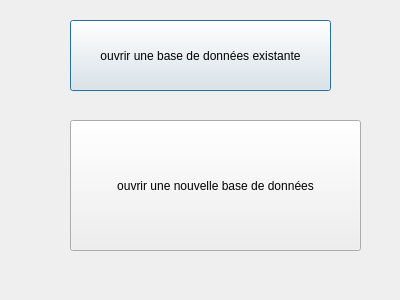
<?xml version="1.0" encoding="UTF-8"?>
<ui version="4.0">
 <class>Dialog</class>
 <widget class="QDialog" name="Dialog">
  <property name="geometry">
   <rect>
    <x>0</x>
    <y>0</y>
    <width>400</width>
    <height>300</height>
   </rect>
  </property>
  <property name="windowTitle">
   <string>Dialog</string>
  </property>
  <widget class="QPushButton" name="pushButton">
   <property name="geometry">
    <rect>
     <x>70</x>
     <y>20</y>
     <width>261</width>
     <height>71</height>
    </rect>
   </property>
   <property name="text">
    <string>ouvrir une base de données existante</string>
   </property>
  </widget>
  <widget class="QPushButton" name="pushButton_2">
   <property name="geometry">
    <rect>
     <x>70</x>
     <y>120</y>
     <width>291</width>
     <height>131</height>
    </rect>
   </property>
   <property name="text">
    <string>ouvrir une nouvelle base de données</string>
   </property>
  </widget>
 </widget>
 <resources/>
 <connections/>
</ui>
